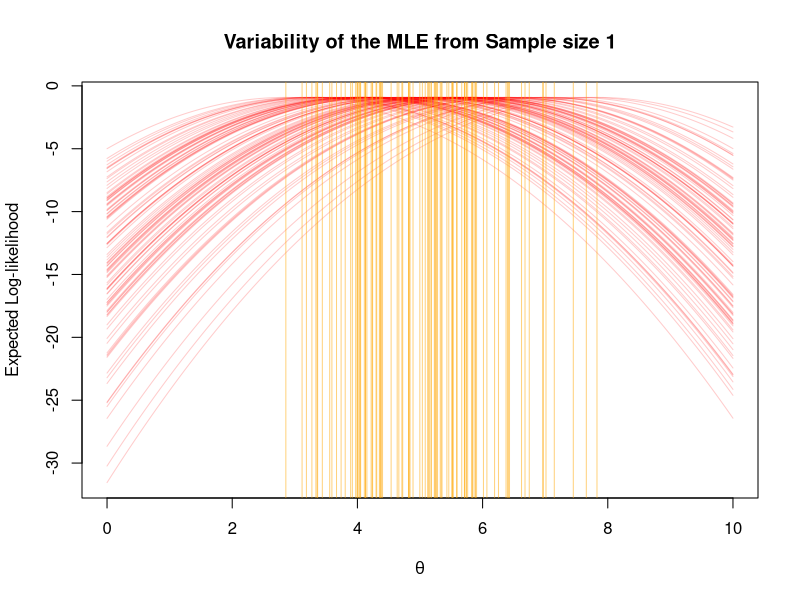
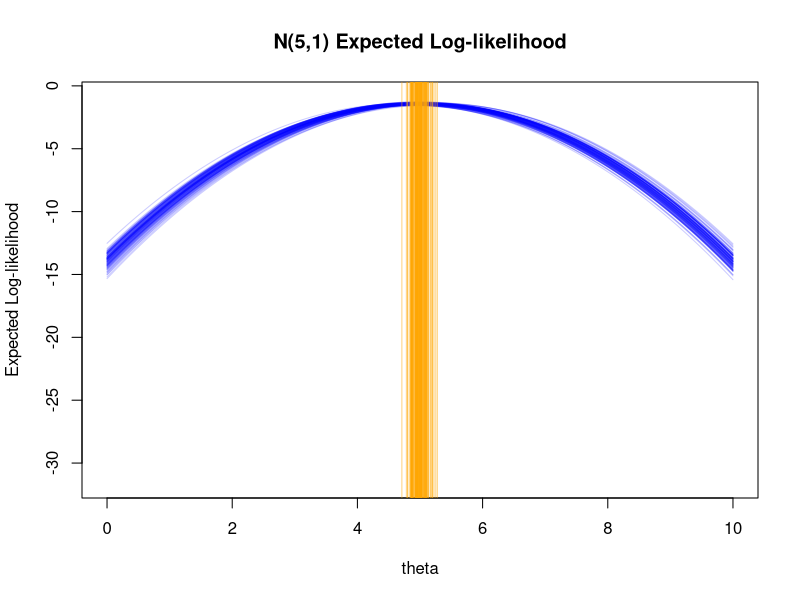

Reproduce these figures in R, in order.
###########################################################
## This demonstration show the behavior of the likelihood
## as n increases and the behavior of the MLE
## as n increases
###########################################################

# setting the true value of theta
theta.star <- 5

theta <- seq(0, 10, length = 1e3)
reps <- 1e2  # repeat experiment multiple times

# Save likelihood function evaluations
likes.onedata <- matrix(0, nrow = reps, ncol = 1e3)
likes.hunddata <- matrix(0, nrow = reps, ncol = 1e3)

# save MLEs
mle1 <- numeric(length = reps)
mle100 <- numeric(length = reps)

for(r in 1:reps)
{
  # get one data point and evaluate likelihood function
  data1 <- rnorm(1, mean = theta.star)
  likes.onedata[r, ] <- dnorm(data1, mean = theta, sd = 1, log = TRUE)
  mle1[r] <- data1
  
  # get 100 data points and evaluate likelihood function over grid of values of theta
  data100 <- rnorm(100, mean = theta.star)
  likes.hunddata[r, ] <- rowSums(sapply(data100, dnorm, mean = theta, log = TRUE))/100
  mle100[r] <- mean(data100)  # MLE is just sample mean
}



plot(theta, likes.onedata[1,], type = "n", ylim = range(cbind(likes.onedata, likes.hunddata)), main = "Variability of the MLE from Sample size 1", 
     ylab = "Expected Log-likelihood", xlab = expression(theta))
for(r in 1:reps)
{
  lines(theta, likes.onedata[r,], col = adjustcolor("red", .2))
}
abline(v = mle1, col = adjustcolor("orange", .5))
## organge line represents MLE from each likelihood function
## Notice the variability in the MLE (how widescread orange line is)



## Redo this for 100 sample size
plot(theta, likes.hunddata[1,], type = "n", ylim = range(cbind(likes.onedata, likes.hunddata)), main = "N(5,1) Expected Log-likelihood", ylab = "Expected Log-likelihood")
for(r in 1:reps)
{
  lines(theta, likes.hunddata[r,], col = adjustcolor("blue", .2))
}
abline(v = mle100, col = adjustcolor("orange", .5))
## organge line represents MLE from each likelihood function again
## but now the maximas happen close together
## MLE has low variability. 
